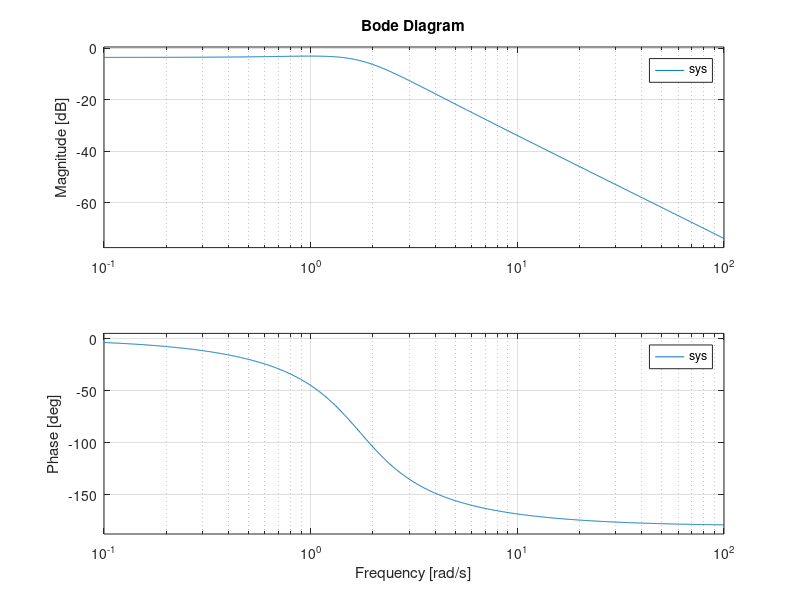

Write MATLAB code to recreate this figure.
clear all; clc;

%%
num = 2;
den = [1, 2, 3];
sys = tf(num, den);
[mag, pha, w] = bode(sys);
bode(sys);
[A, i] = max(mag(1,:));
Mr = 20*log10(A)
Wr = w(i)
